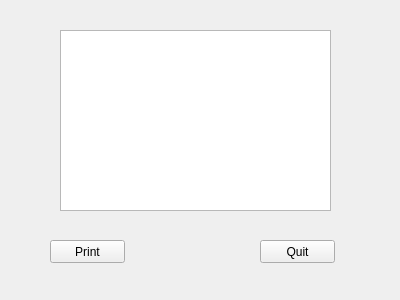
<?xml version="1.0" encoding="UTF-8"?>
<ui version="4.0">
 <class>Form</class>
 <widget class="QWidget" name="Form">
  <property name="geometry">
   <rect>
    <x>0</x>
    <y>0</y>
    <width>400</width>
    <height>300</height>
   </rect>
  </property>
  <property name="windowTitle">
   <string>Form</string>
  </property>
  <widget class="QPushButton" name="myButton">
   <property name="geometry">
    <rect>
     <x>50</x>
     <y>240</y>
     <width>75</width>
     <height>23</height>
    </rect>
   </property>
   <property name="text">
    <string>Print</string>
   </property>
  </widget>
  <widget class="QPushButton" name="QuitButton">
   <property name="geometry">
    <rect>
     <x>260</x>
     <y>240</y>
     <width>75</width>
     <height>23</height>
    </rect>
   </property>
   <property name="text">
    <string>Quit</string>
   </property>
  </widget>
  <widget class="QTextEdit" name="tb">
   <property name="geometry">
    <rect>
     <x>60</x>
     <y>30</y>
     <width>271</width>
     <height>181</height>
    </rect>
   </property>
  </widget>
 </widget>
 <resources/>
 <connections>
  <connection>
   <sender>QuitButton</sender>
   <signal>clicked()</signal>
   <receiver>Form</receiver>
   <slot>close()</slot>
   <hints>
    <hint type="sourcelabel">
     <x>301</x>
     <y>255</y>
    </hint>
    <hint type="destinationlabel">
     <x>371</x>
     <y>250</y>
    </hint>
   </hints>
  </connection>
 </connections>
</ui>
